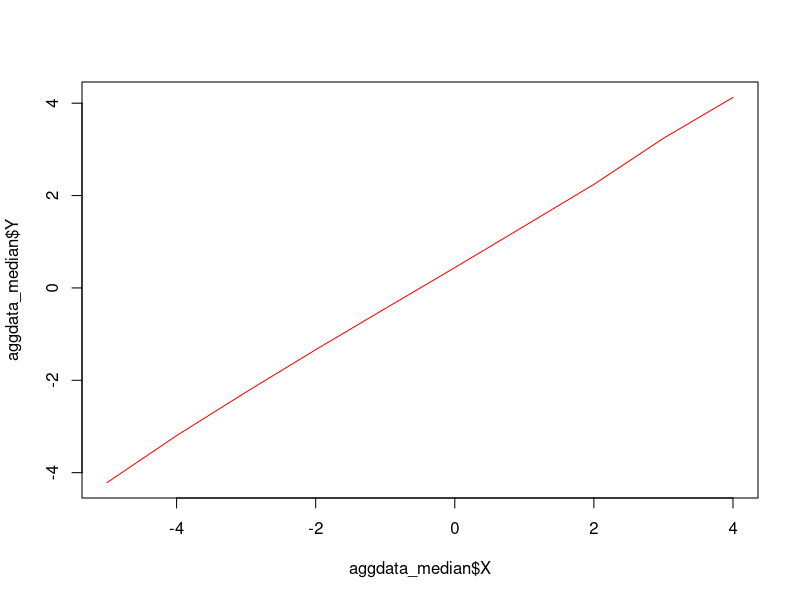
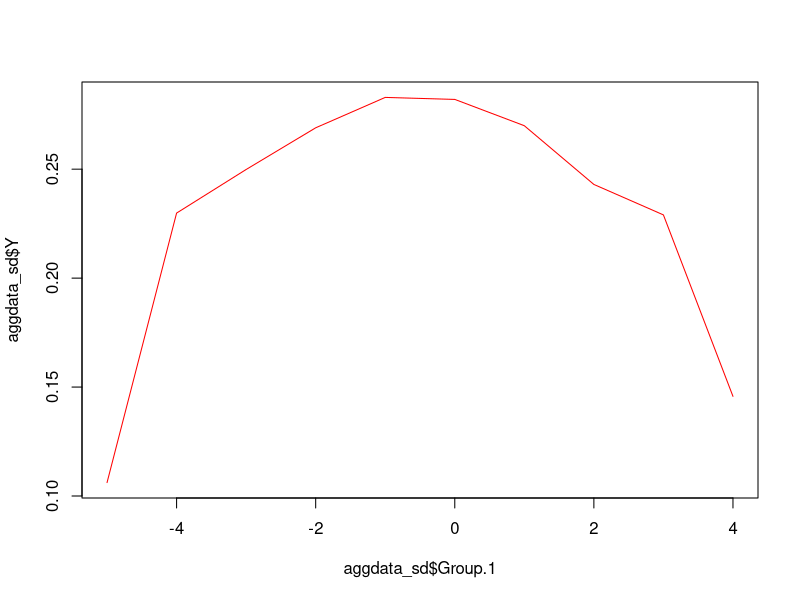
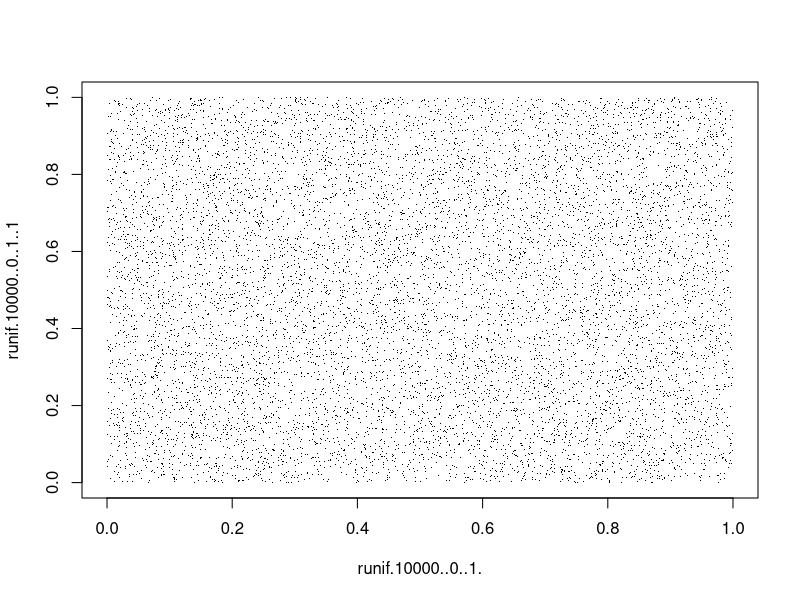
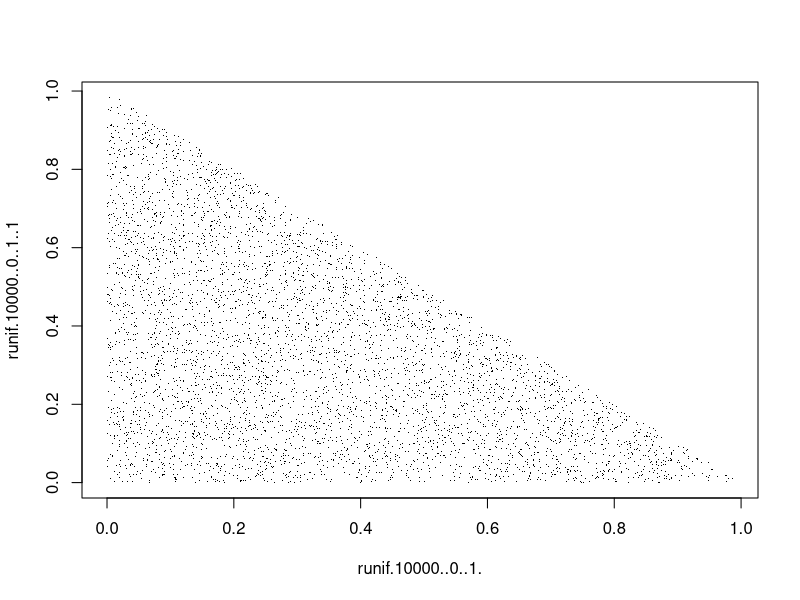
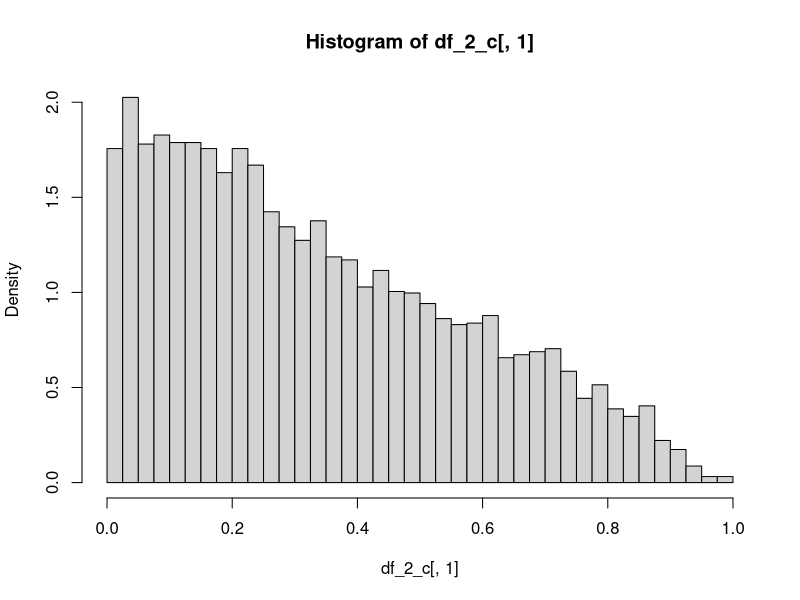
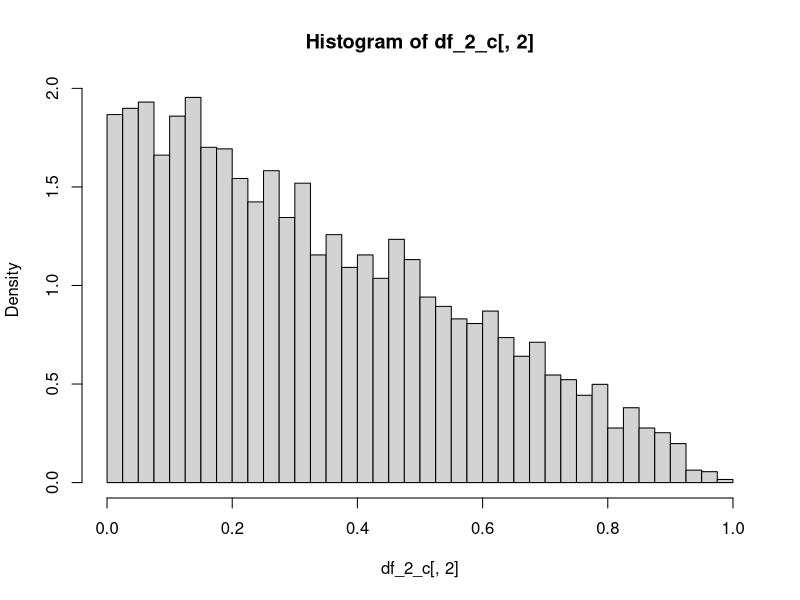

Source code (R) for these figures, in order:
## ---- chunk 1
Y = rnorm(100000,0,1)
X = floor(Y)
df=data.frame(X=X,Y=Y)
head(df)
## ---- chunk 2
aggdata_median <- aggregate(df,by=list(X),median)
aggdata_median
plot(aggdata_median$X,aggdata_median$Y,type='l',col='red')
## ---- chunk 3
aggdata_sd <- aggregate(df,by=list(X),sd)
aggdata_sd
plot(aggdata_sd$Group.1,aggdata_sd$Y,type='l',col='red')
## ---- chunk 4
df_2=data.frame(runif(10000,0,1),runif(10000,0,1))
plot(df_2,pch=46)
plot(df_2[(df_2[1]+df_2[2])<1,],pch=46)
## ---- chunk 5
df_2_c=df_2[(df_2[1]+df_2[2])<1,]

hist(df_2_c[,1],prob=T,breaks=seq(0,1,0.025))
## ---- chunk 6
hist(df_2_c[,2],prob=T,breaks=seq(0,1,0.025))
